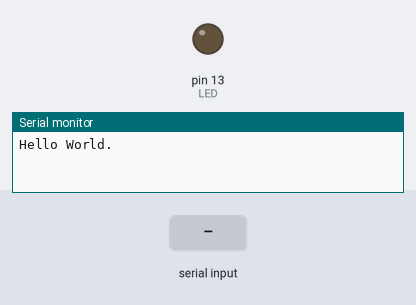
The sketch below on a simulated Arduino Uno, built with avr-gcc and run on an emulated ATmega328P. Parts: output pins drawn as LEDs (lit = HIGH), the last lines printed to the serial monitor. Inputs (shaded band) come from the test bench.

Above: at 1.2 s.
1.3 s: "1" received over Serial
At 2.4 s:
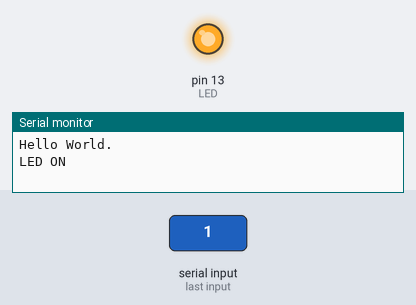
2.8 s: "0" received over Serial
At 3.6 s:
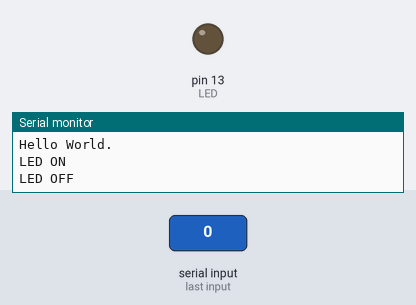
Timing chart, 0 to 5.8 s (numbered marks = the images above; inputs shaded):
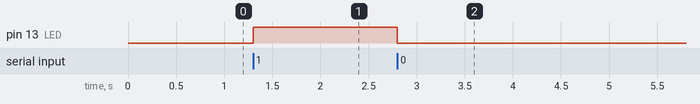

The sketch:

sketch_mar1.2.ino
```cpp
const byte LED=13;
void setup()
{
  Serial.begin(9600);
  Serial.print("Hello ");
  Serial.println("World.");
  pinMode(LED,OUTPUT);

}
void loop()
{
  char val;
  if(Serial.available() )
 {
  val = Serial.read();
  switch(val)
  {
    case '0':
      digitalWrite(LED,LOW);
      Serial.println("LED OFF");
      break;
    case '1':
      digitalWrite(LED,HIGH);
      Serial.println("LED ON");
      break;

  }
 }

}
```

Measured:
- after the input at 1.3 s, pin 13 (LED): LOW → HIGH at once
- after the input at 2.8 s, pin 13 (LED): HIGH → LOW at once
